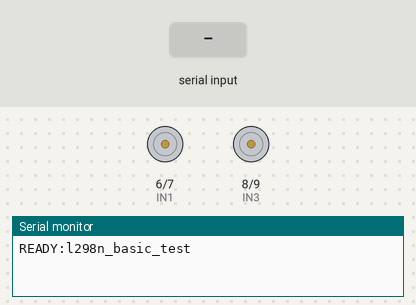
This sketch was run on a simulated Arduino Uno, built with avr-gcc and run on an emulated ATmega328P. On the bench: motor-driver pin pairs drawn as motors (green arrow = first pin HIGH = forward, orange = second pin HIGH = backward, longer = more drive, scaled by the enable pin), the last lines printed to the serial monitor. Inputs (shaded band) come from the test bench.

Above: at 1.2 s.
1.3 s: "F" received over Serial
At 2.3 s:
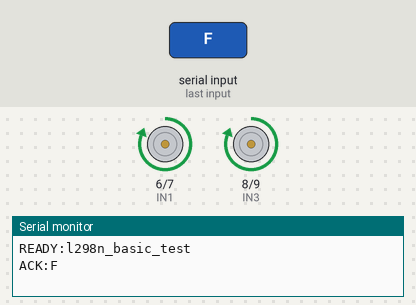
2.8 s: "B" received over Serial
At 3.4 s:
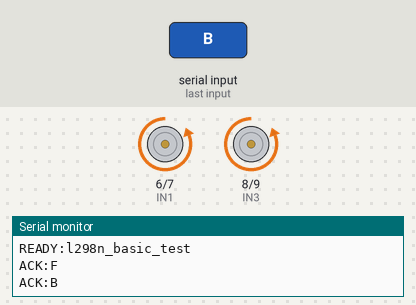
4.3 s: "L" received over Serial
At 4.6 s:
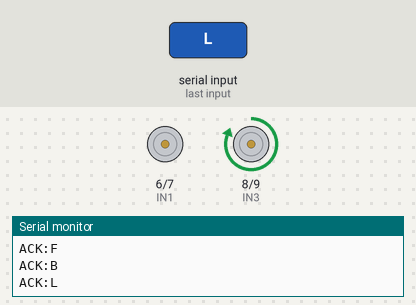
5.8 s: "R" received over Serial
At 6.9 s:
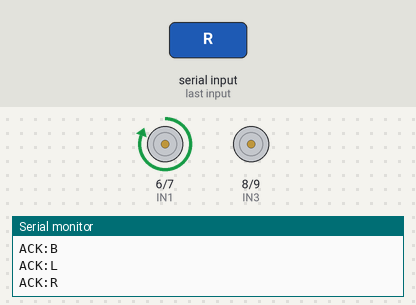
Timing chart, 0 to 8.3 s (numbered marks = the images above; inputs shaded):
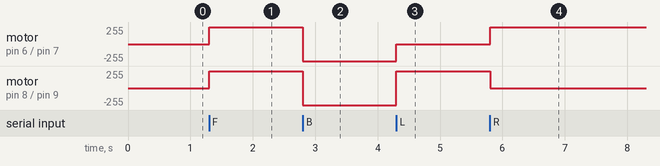

The sketch:

l298n_basic_test.ino
```cpp
// Test minimal L298N + Arduino
// Branchements:
// ENA -> D5,  IN1 -> D6, IN2 -> D7
// ENB -> D10, IN3 -> D8, IN4 -> D9
// Commandes serie:
// F/B/L/R/S = robot complet
// 1 = canal A/gauche seul, 2 = canal B/droit seul

const int ENA = 5;
const int IN1 = 6;
const int IN2 = 7;
const int ENB = 10;
const int IN3 = 8;
const int IN4 = 9;

const int SPEED = 255;

void setMotorA(int dir, int spd) {
  analogWrite(ENA, spd);
  digitalWrite(IN1, dir > 0 ? HIGH : LOW);
  digitalWrite(IN2, dir < 0 ? HIGH : LOW);
}

void setMotorB(int dir, int spd) {
  analogWrite(ENB, spd);
  digitalWrite(IN3, dir > 0 ? HIGH : LOW);
  digitalWrite(IN4, dir < 0 ? HIGH : LOW);
}

void stopMotors() {
  setMotorA(0, 0);
  setMotorB(0, 0);
}

void forward() {
  setMotorA(1, SPEED);
  setMotorB(1, SPEED);
}

void backward() {
  setMotorA(-1, SPEED);
  setMotorB(-1, SPEED);
}

void left() {
  setMotorA(0, 0);
  setMotorB(1, SPEED);
}

void right() {
  setMotorA(1, SPEED);
  setMotorB(0, 0);
}

void setup() {
  pinMode(ENA, OUTPUT);
  pinMode(IN1, OUTPUT);
  pinMode(IN2, OUTPUT);
  pinMode(ENB, OUTPUT);
  pinMode(IN3, OUTPUT);
  pinMode(IN4, OUTPUT);
  Serial.begin(9600);
  stopMotors();
  Serial.println("READY:l298n_basic_test");
}

void loop() {
  while (Serial.available()) {
    char c = Serial.read();
    if (c >= 'a' && c <= 'z') c -= 32;

    switch (c) {
      case 'F': Serial.println("ACK:F"); forward(); break;
      case 'B': Serial.println("ACK:B"); backward(); break;
      case 'L': Serial.println("ACK:L"); left(); break;
      case 'R': Serial.println("ACK:R"); right(); break;
      case 'S': Serial.println("ACK:S"); stopMotors(); break;
      case '1': Serial.println("ACK:1 MOTOR_A"); setMotorA(1, SPEED); setMotorB(0, 0); break;
      case '2': Serial.println("ACK:2 MOTOR_B"); setMotorA(0, 0); setMotorB(1, SPEED); break;
      default: break;
    }
  }
}
```

Measured:
- after the input at 1.3 s, motor on pin 6 (IN1) / pin 7 (IN2), motor on pin 8 (IN3) / pin 9 (IN4): stopped → forward 255/255 at once
- after the input at 2.8 s, motor on pin 6 (IN1) / pin 7 (IN2), motor on pin 8 (IN3) / pin 9 (IN4): forward 255/255 → backward 255/255 at once
- after the input at 4.3 s, motor on pin 6 (IN1) / pin 7 (IN2): backward 255/255 → stopped at once; motor on pin 8 (IN3) / pin 9 (IN4): backward 255/255 → forward 255/255 at once
- after the input at 5.8 s, motor on pin 6 (IN1) / pin 7 (IN2): stopped → forward 255/255 at once; motor on pin 8 (IN3) / pin 9 (IN4): forward 255/255 → stopped at once
